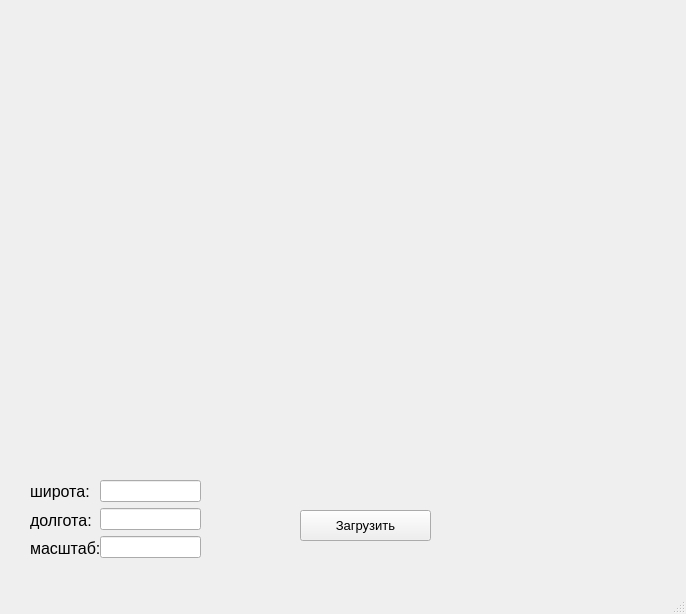
<?xml version="1.0" encoding="UTF-8"?>
<ui version="4.0">
 <class>MainWindow</class>
 <widget class="QMainWindow" name="MainWindow">
  <property name="geometry">
   <rect>
    <x>0</x>
    <y>0</y>
    <width>686</width>
    <height>614</height>
   </rect>
  </property>
  <property name="windowTitle">
   <string>MainWindow</string>
  </property>
  <widget class="QWidget" name="centralwidget">
   <widget class="QLabel" name="label_4">
    <property name="geometry">
     <rect>
      <x>40</x>
      <y>10</y>
      <width>600</width>
      <height>450</height>
     </rect>
    </property>
    <property name="text">
     <string/>
    </property>
   </widget>
   <widget class="QPushButton" name="pushButton">
    <property name="geometry">
     <rect>
      <x>300</x>
      <y>510</y>
      <width>131</width>
      <height>31</height>
     </rect>
    </property>
    <property name="font">
     <font>
      <pointsize>10</pointsize>
     </font>
    </property>
    <property name="text">
     <string>Загрузить</string>
    </property>
   </widget>
   <widget class="QWidget" name="verticalLayoutWidget">
    <property name="geometry">
     <rect>
      <x>100</x>
      <y>480</y>
      <width>101</width>
      <height>80</height>
     </rect>
    </property>
    <layout class="QVBoxLayout" name="verticalLayout">
     <item>
      <widget class="QLineEdit" name="lineEdit"/>
     </item>
     <item>
      <widget class="QLineEdit" name="lineEdit_2"/>
     </item>
     <item>
      <widget class="QLineEdit" name="lineEdit_3"/>
     </item>
    </layout>
   </widget>
   <widget class="QWidget" name="verticalLayoutWidget_2">
    <property name="geometry">
     <rect>
      <x>30</x>
      <y>480</y>
      <width>71</width>
      <height>80</height>
     </rect>
    </property>
    <layout class="QVBoxLayout" name="verticalLayout_2">
     <item>
      <widget class="QLabel" name="label_2">
       <property name="font">
        <font>
         <pointsize>12</pointsize>
        </font>
       </property>
       <property name="text">
        <string>широта:</string>
       </property>
      </widget>
     </item>
     <item>
      <widget class="QLabel" name="label">
       <property name="font">
        <font>
         <pointsize>12</pointsize>
        </font>
       </property>
       <property name="text">
        <string>долгота:</string>
       </property>
      </widget>
     </item>
     <item>
      <widget class="QLabel" name="label_3">
       <property name="font">
        <font>
         <pointsize>12</pointsize>
        </font>
       </property>
       <property name="text">
        <string>масштаб:</string>
       </property>
      </widget>
     </item>
    </layout>
   </widget>
  </widget>
  <widget class="QMenuBar" name="menubar">
   <property name="geometry">
    <rect>
     <x>0</x>
     <y>0</y>
     <width>686</width>
     <height>21</height>
    </rect>
   </property>
  </widget>
  <widget class="QStatusBar" name="statusbar"/>
 </widget>
 <resources/>
 <connections/>
</ui>
